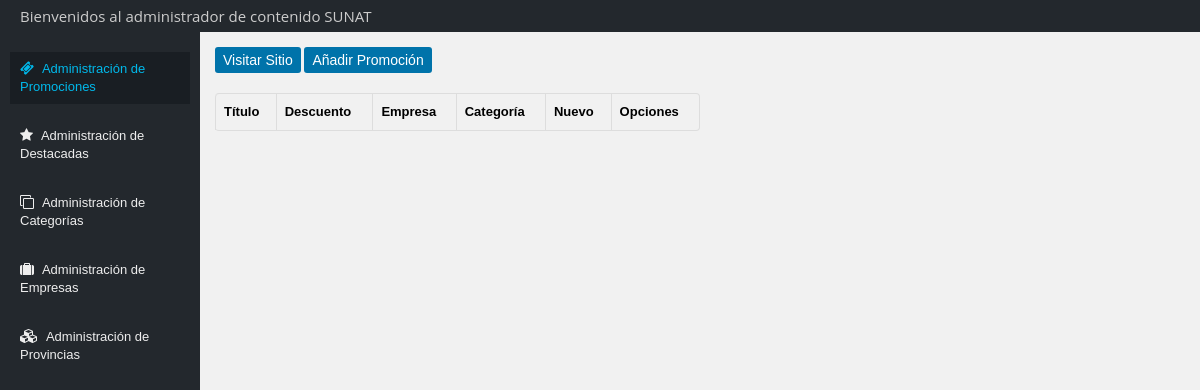
Before: /index.php/promocion with the older database file.
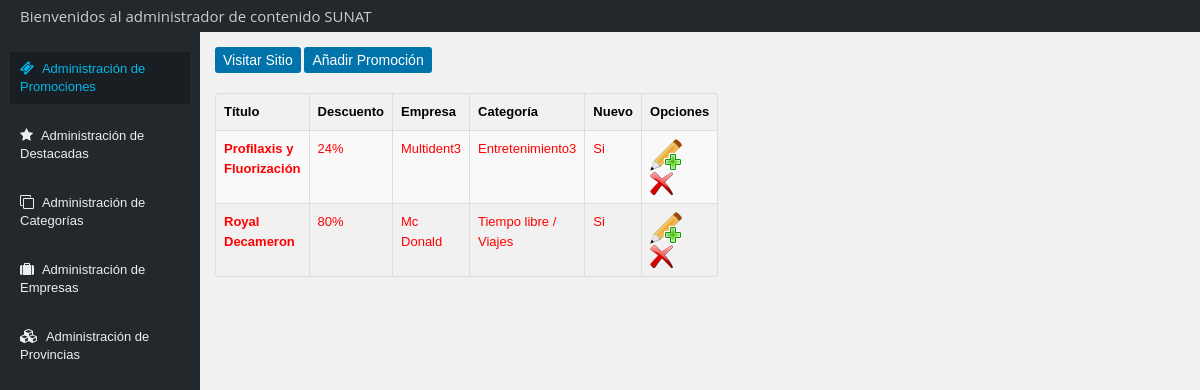
After: the same page with the newer database file.
### tables this page shows
CREATE TABLE IF NOT EXISTS `promociones` (
  `id` int(11) NOT NULL,
  `titulo` varchar(100) NOT NULL,
  `bajada` varchar(100) NOT NULL,
  `descripcion` text NOT NULL,
  `restriccion` text NOT NULL,
  `direcciones` text NOT NULL,
  `descuento` varchar(3) NOT NULL,
  `empresaid` int(11) NOT NULL,
  `categoriaid` int(11) NOT NULL,
  `nuevo` tinyint(1) NOT NULL,
  `imagen` int(11) NOT NULL DEFAULT '0',
  `created` int(11) NOT NULL,
  `mod_created` int(11) NOT NULL
);

CREATE TABLE IF NOT EXISTS `empresas` (
  `id` int(11) NOT NULL,
  `empresa` varchar(30) NOT NULL,
  `icon` int(11) NOT NULL DEFAULT '0',
  `logo` int(11) NOT NULL DEFAULT '0'
);

CREATE TABLE IF NOT EXISTS `categorias` (
  `id` int(11) NOT NULL,
  `categoria` varchar(30) NOT NULL,
  `color` varchar(10) NOT NULL,
  `imagen` int(11) NOT NULL DEFAULT '0'
);

### application/controllers/Promocion.php (called while the page is built, shortened)
<?php
class Promocion extends CI_Controller {
    public function __construct() {
        $this->load->database('default');
        $this->load->model('mfiles');
        $this->load->model('mpromociones');
    }
    public function index() {
        $data['data'] = $this->mpromociones->promociones_entrys();
        $this->load->view('admin/promociones', $data);
    }
}

### index.php (called while the page is built, shortened)
<?php
require_once BASEPATH.'core/CodeIgniter.php';

### application/models/mpromociones.php (called while the page is built, shortened)
<?php
class Mpromociones extends CI_Model
{
    public function promociones_entrys($id = false)
    {
        if ( $id === false ) {
            $this->db->select('p.*, e.empresa, c.categoria, d.promoid');
            $this->db->from('promociones p');
            $this->db->join('empresas e', 'p.empresaid = e.id', 'left');
            $this->db->join('categorias c', 'p.categoriaid = c.id', 'left');
            $this->db->join('destacadas d', 'p.id = d.promoid', 'left');
            $this->db->group_by("p.id");
        }
        $query = $this->db->get();
        if ( $query->num_rows() > 0 )
            return $query->result();
    }
}

### application/views/admin/promociones.php (the view, shortened to what this page needs)
?><!DOCTYPE html>
<html lang="en" class="pannel-toolbar">
<head>
	<link rel="stylesheet" type="text/css" href="<?=base_url()?>css/style.css">
		<link rel="stylesheet" href="<?=base_url()?>css/font-awesome.min.css">
</head>
<body>
	<div id="container">
		<header>
			<div class="header-inner">
			   <h1>Bienvenidos al administrador de contenido SUNAT</h1>
			</div>
		</header>
		<div class="right-list-admin">
			<ul class="list-menu">
				<li><a class="active" href="<?=base_url()?>/index.php/promocion"><i class="fa fa-ticket"></i> Administración de Promociones</a></li>
				<li><a href="<?=base_url()?>index.php/destacadas"><i class="fa fa-star"></i> Administración de Destacadas</a></li>
				<li><a href="<?=base_url()?>index.php/categorias"><i class="fa fa-clone"></i> Administración de Categorías</a></li>
				<li><a href="<?=base_url()?>index.php/empresas"><i class="fa fa-suitcase"></i> Administración de Empresas</a></li>
				<li><a href="<?=base_url()?>index.php/provincias"><i class="fa fa-cubes"></i> Administración de Provincias</a></li>
			</ul>
		</div>
		<div class="right-content">
			<div class="list-mod-panel">
				<h2><a href="<?=base_url()?>">Visitar Sitio</a></h2>
				<h2><a href="<?=current_url()?>/form">Añadir Promoción</a></h2>
			</div>
			<table cellspacing="14" class="table table-bordered table-striped">
				<thead>
					<tr>
						<th scope="col"><span>Título</span></th>
						<th scope="col"><span>Descuento</span></th>
						<th scope="col"><span>Empresa</span></th>
						<th scope="col"><span>Categoría</span></th>
						<th scope="col"><span>Nuevo</span></th>
						<th scope="col"><span>Opciones</span></th>
					</tr>
				</thead>
				<tbody>
					<?php foreach ( $data as $row ) { ?>
					<tr <?=($row->promoid)?"style='color:red;'":''?>>
						<td><strong><?=$row->titulo?></strong></td>
						<td><?=$row->descuento?>%</td>
						<td><?=$row->empresa?></td>
						<td><?=$row->categoria?></td>
						<td><?=($row->nuevo)?'Si':'No'?></td>
						<td><a href="<?=current_url()?>/form/<?=$row->id?>"><img src="<?=base_url()?>img/editar.png"></a>&nbsp;&nbsp;&nbsp;&nbsp;&nbsp;&nbsp;<a href="<?=current_url()?>/delete/<?=$row->id?>"><img src="<?=base_url()?>img/eliminar.png"></a></td>
					</tr>
					<?php } ?>
				</tbody>
			</table>
		</div>
	</div>
</body>
</html>

Changed rows visible on the page:
added promociones: titulo "Profilaxis y Fluorización", descuento "24", empresaid.empresa "Multident3", categoriaid.categoria "Entretenimiento3", nuevo "Si"
added promociones: titulo "Royal Decameron", descuento "80", empresaid.empresa "Mc Donald", categoriaid.categoria "Tiempo libre / Viajes", nuevo "Si"
